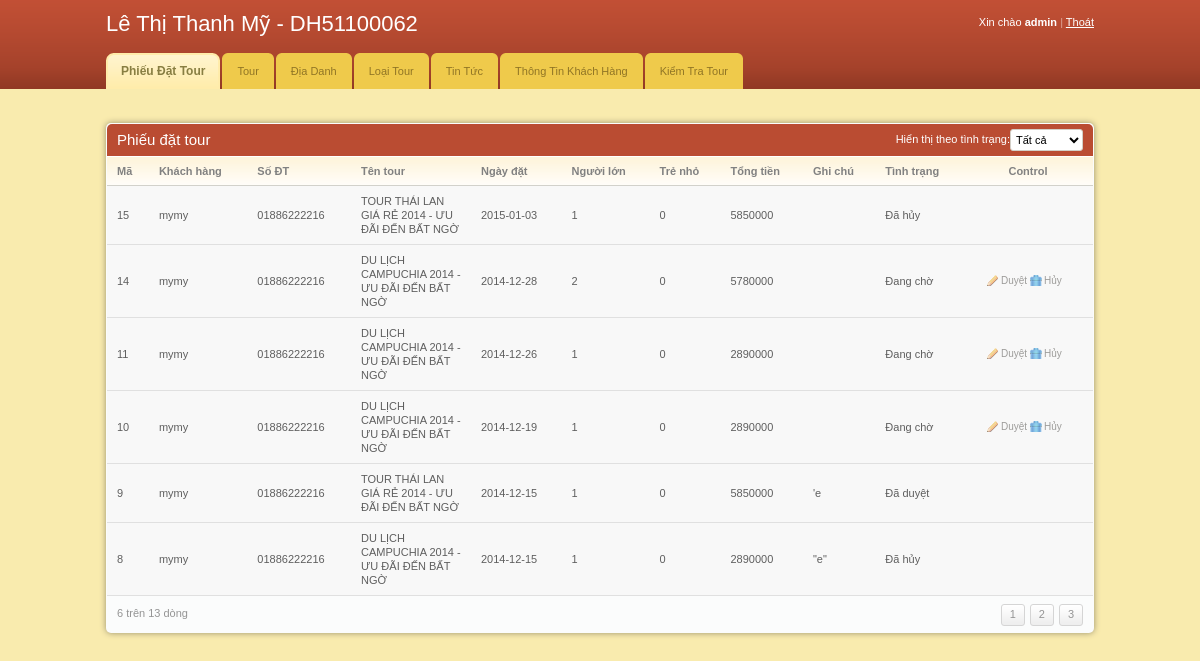
Screenshot of /admin/index.php?mod=phieudattour (signed in) with the database file from the repository.
### tables this page shows
CREATE TABLE IF NOT EXISTS `phieudattour` (
  `Ma_phieu_dat` int(11) NOT NULL AUTO_INCREMENT,
  `Ngay_dat` date NOT NULL,
  `SL_nguoi_lon` int(11) NOT NULL,
  `SL_tre_nho` int(11) DEFAULT NULL,
  `Tong_tien` int(16) NOT NULL,
  `Ghi_chu` text,
  `Tinh_trang` varchar(64) NOT NULL DEFAULT 'Đang chờ',
  `Ten_dang_nhap` varchar(64) NOT NULL,
  `Ma_tour` int(11) NOT NULL,
  PRIMARY KEY (`Ma_phieu_dat`),
  KEY `Ten_dang_nhap` (`Ten_dang_nhap`,`Ma_tour`),
  KEY `Ma_tour` (`Ma_tour`)
);

CREATE TABLE IF NOT EXISTS `khachhang` (
  `Ten_dang_nhap` varchar(64) NOT NULL,
  `Ten_khach_hang` varchar(64) NOT NULL,
  `Mat_khau` varchar(64) NOT NULL,
  `Sdt` varchar(16) NOT NULL,
  `Email` varchar(64) NOT NULL,
  `Dia_chi` varchar(128) NOT NULL,
  `Active` int(11) NOT NULL DEFAULT '1',
  PRIMARY KEY (`Ten_dang_nhap`),
  UNIQUE KEY `Email` (`Email`)
);

CREATE TABLE IF NOT EXISTS `tour` (
  `Ma_tour` int(11) NOT NULL AUTO_INCREMENT,
  `Ten_tour` varchar(128) NOT NULL,
  `Phuong_tien` varchar(64) NOT NULL,
  `Ngay_bat_dau` date NOT NULL,
  `Ngay_ket_thuc` date NOT NULL,
  `Gia` int(16) NOT NULL,
  `Noi_dung` text,
  `Hinh_anh` varchar(256) DEFAULT 'images/default.jpg',
  `Noi_dung2` text,
  `So_cho_toi_da` int(11) NOT NULL DEFAULT '0',
  `AnHien` tinyint(4) NOT NULL DEFAULT '1',
  PRIMARY KEY (`Ma_tour`)
);

### classes/db.class.php (called while the page is built, shortened)
<?php
class db{
private $host = HOST;
private $username = USERNAME;
private $password = PASSWORD;
private $database = DATABASE;
private  $dbh = null;
private  $rowCount =0;
public $numPage=1;
function __construct()
{
	try
	{
		$dns ="mysql:host=" . $this->host."; dbname=". $this->database;
		$this->dbh = new PDO($dns,$this->username, $this->password);
		$this->dbh->query("set names 'utf8' ");
	}
	catch(Exception $e)
	{
		echo $e.getMessage();
		exit;
	}
}
function getNumPage()
	{
		return $this->numPage;
	}
function getRowCount()
	{
		return $this->rowCount;
	}
function query($sql)
	{
		$stm= $this->dbh->query($sql);
		$this->rowCount = $stm->rowCount();
		return $stm->fetchAll(PDO::FETCH_ASSOC);
	}
function setNumPage($sql, $arr = null)
{
		$sth = $this->dbh->prepare($sql);
		$sth->execute();
		$row = $sth->fetchAll(PDO::FETCH_ASSOC);
		$this->numPage= ceil( $row[0]["dem"]/PAGE_SIZE_AD);
		return($row[0]["dem"]);
}
}
?>

### classes/admin.class.php (called while the page is built, shortened)
<?php
class admin extends db
{
	private $usernameAD="";
	private $dadangnhapAD;
	function __construct()
	{
		parent::__construct();
		if(isset($_SESSION["dadangnhapAD"]))
		{	$this->dadangnhapAD= $_SESSION["dadangnhapAD"];
		}
		if(isset($_SESSION["usernameAD"]))
		{
		$this->usernameAD = $_SESSION["usernameAD"];
		}
	}
	function isLogged()
	{
		return $this->dadangnhapAD;
	}
	function getUserName()
	{
		return $this->usernameAD;
	}
	function logOut()
	{
		$action= isset($_REQUEST["ac"])?$_REQUEST["ac"]:"";
	}
}
?>

### admin/module/phieudattour/index.php (called while the page is built, shortened)
<?php
	$path2 = "module/phieudattour/danhmuc.php";
	include $path2;
?>

### admin/mod.php (called while the page is built, shortened)
<?php
$path ="info/trangchu.php";
	$mod = isset($_GET["mod"])?$_GET["mod"]:"";
	if($mod=="phieudattour")
	{
			$path ="module/phieudattour/index.php";
	}
include $path;
?>

### admin/module/phieudattour/danhmuc.php (the view, shortened to what this page needs)
<?php
	$page = isset($_GET["page"])?$_GET["page"]:1;
	$from = ($page-1) * PAGE_SIZE_AD;
	$hienthi=isset($_GET["hienthi"])?$_GET["hienthi"]:"Tất cả";
	if($hienthi=="Đã hủy"||$hienthi=="Đã duyệt"||$hienthi=="Đang chờ")
	{
		$sql='SELECT * FROM phieudattour,khachhang,tour WHERE phieudattour.Ten_dang_nhap=khachhang.Ten_dang_nhap AND phieudattour.Ma_tour=tour.Ma_tour AND Tinh_trang=:Tinh_trang';
		$arr=array("Tinh_trang"=>$hienthi);
		$result =$obj->selectWithBindParam($sql." LIMIT $from, ".PAGE_SIZE_AD,$arr);
		$sql2="SELECT Count(*) as dem FROM phieudattour,khachhang,tour WHERE phieudattour.Ten_dang_nhap=khachhang.Ten_dang_nhap AND phieudattour.Ma_tour=tour.Ma_tour AND Tinh_trang=:Tinh_trang";
	}
	else
	{
		$result =$obj->query("SELECT * FROM phieudattour,khachhang,tour WHERE phieudattour.Ten_dang_nhap=khachhang.Ten_dang_nhap AND phieudattour.Ma_tour=tour.Ma_tour ORDER BY Ma_phieu_dat DESC LIMIT $from,".PAGE_SIZE_AD);
		$sql2="SELECT Count(*) as dem FROM phieudattour,khachhang,tour WHERE phieudattour.Ten_dang_nhap=khachhang.Ten_dang_nhap AND phieudattour.Ma_tour=tour.Ma_tour";
		$arr=null;
	}
	$rowCount= $obj->getRowCount();
	$s="";
	$o=$obj->setNumPage($sql2,$arr);
	$n=$obj->getNumPage();
	if($n>1)
	{
		for($i=1; $i<=$n; $i++)
		{
			$s .="<a href='index.php?mod=phieudattour&hienthi=$hienthi&page=$i'>$i</a>";
		}
	}
?>
<div class="shell">
    <br />
    <div id="main">
        <div id="content">
            <div class="box">
                <div class="box-head">
                    <h2 class="left">Phiếu đặt tour</h2>
                    <div class="right">
                    <form action="" method="get" name="form1">
                    	<label>Hiển thị theo tình trạng:</label>
                    	<select name="hienthi" class="field small-field" onchange="f1()">
                        	<option <?php if($hienthi=="Tất cả") echo 'selected="selected"';?>>Tất cả</option>
                        </select>
                    </form>
                    </div>
                </div>
                <div class="table">
                    <table width="100%" border="0" cellspacing="0" cellpadding="0">
                        <tr>
                        	<th>Mã</th>
                            <th>Khách hàng</th>
                            <th>Số ĐT</th>
                            <th width="100px">Tên tour</th>
                            <th>Ngày đặt</th>
                            <th>Người lớn</th>
                            <th>Trẻ nhỏ</th>
                            <th>Tổng tiền</th>
                            <th>Ghi chú</th>
                            <th>Tình trạng</th>
                            <th width="110" class="ac">Control</th>            </tr>
                        <?php
							foreach($result as $row)
							{
						?>
                        <tr class="odd">
								<td><?php echo $row["Ma_phieu_dat"];?></td>
								<td><?php echo $row["Ten_khach_hang"];?></td>
                                <td><?php echo $row["Sdt"];?></td>
								<td><?php echo $row["Ten_tour"];?></td>
								<td><?php echo $row["Ngay_dat"];?></td>
								<td><?php echo $row["SL_nguoi_lon"];?></td>
								<td><?php echo $row["SL_tre_nho"];?></td>
                                <td><?php echo $row["Tong_tien"];?></td>
                                <td><?php echo $row["Ghi_chu"];?></td>
                                <td><?php echo $row["Tinh_trang"];?></td>
								<td>
                                <?php
                                if($row["Tinh_trang"]=="Đang chờ")
                               	{
								?>
									<a href="index.php?mod=phieudattour&ac=duyet&Ma_phieu_dat=<?php echo $row["Ma_phieu_dat"];?>" class="ico edit">Duyệt </a><a href="index.php?mod=phieudattour&ac=huy&Ma_phieu_dat=<?php echo $row["Ma_phieu_dat"];?>" class="ico del">Hủy</a>
                                <?php
								}
								else
									echo "";
								?>
                                </td>
                        </tr>
                        <?php
							}
						?>
                    </table>
                    <div class="pagging">
                    	<div class="left"><?php echo $rowCount." trên ".$o." dòng"; ?></div>
                        <div class="right">
                            <?php echo $s;?>
                        </div>
                    </div>
                </div>
            </div>
        </div>
    </div>
</div>

### admin/index.php (shortened to what this page needs)
<?php
$obj = new db();
$admin = new admin();
$u = isset($_POST["txtUserAD"])?$_POST["txtUserAD"]:"";
$p = isset($_POST["txtPassAD"])?MD5($_POST["txtPassAD"]):"";
$admin->checkLogDB($u, $p);
if ($admin->isLogged())
{
	include ROOT."/admin/index1.php";
}
else
{
	include ROOT."/admin/index0.php";
}
?>

### admin/index1.php (shortened to what this page needs)
<!DOCTYPE html PUBLIC "-//W3C//DTD XHTML 1.0 Transitional//EN" "http://www.w3.org/TR/xhtml1/DTD/xhtml1-transitional.dtd">
<html xmlns="http://www.w3.org/1999/xhtml">
<head>
	<link rel="stylesheet" href="css/style.css" type="text/css" media="all" />
    <link rel="stylesheet" href="<?php echo BASE_URL; ?>css/jquery-ui.css">
</head>
<body>
<div id="header">
	<div class="shell">
		<div id="top">
			<h1>Lê Thị Thanh Mỹ - DH51100062</h1>
			<div id="top-navigation">
				Xin chào <strong><?php echo $admin->getUserName();?></strong>
				<span>|</span>
				<a href="<?php echo BASE_URL; ?>admin/index.php?ac=logoutAD">Thoát</a>
			</div>
		</div>
		<div id="navigation">
			<ul>
			    <li><a href="index.php?mod=phieudattour" <?php if(isset($_GET["mod"])&&$_GET["mod"]=="phieudattour") echo 'class="active"';?>><span>Phiếu Đặt Tour</span></a></li>
			    <li><a href="index.php?mod=tour" <?php if(isset($_GET["mod"])&&$_GET["mod"]=="tour") echo 'class="active"';?>><span>Tour</span></a></li>
			    <li><a href="index.php?mod=diadanh" <?php if(isset($_GET["mod"])&&$_GET["mod"]=="diadanh") echo 'class="active"';?>><span>Địa Danh</span></a></li>
			    <li><a href="index.php?mod=loai" <?php if(isset($_GET["mod"])&&$_GET["mod"]=="loai") echo 'class="active"';?>><span>Loại Tour</span></a></li>
			    <li><a href="index.php?mod=tintuc" <?php if(isset($_GET["mod"])&&$_GET["mod"]=="tintuc") echo 'class="active"';?>><span>Tin Tức</span></a></li>
			    <li><a href="index.php?mod=khachhang" <?php if(isset($_GET["mod"])&&$_GET["mod"]=="khachhang") echo 'class="active"';?>><span>Thông Tin Khách Hàng</span></a></li>
                <li><a href="index.php?mod=kttour" <?php if(isset($_GET["mod"])&&$_GET["mod"]=="kttour") echo 'class="active"';?>><span>Kiểm Tra Tour</span></a></li>
			</ul>
		</div>
	</div>
</div>
<div id="container">
		<?php
            include ROOT."/admin/mod.php";
        ?>
</div>
</body>
</html>

### admin/css/style.css (style rules this page uses)
* { padding:0; margin:0; outline:0; }
body { background:#f9ebae; font-family: Verdana, sans-serif; font-size:11px; line-height:14px; color:#5e5e5e; }
input, textarea, select { font-family: Verdana, sans-serif; font-size:13px; }
.field { border:solid 1px #d3cfc7; background:#fff; padding:5px; }
.small-field { border:solid 1px #d3cfc7; background:#fff; padding:3px 1px; font-size:11px; }
a { color:#ba4c32; text-decoration: underline; cursor:pointer; }
.left, .alignleft { float:left; display:inline; }
.right, .alignright { float:right; display:inline; }
.ac { text-align: center !important; }
h1 { font-size:22px; line-height:24px; color:#fff; font-weight: normal; }
h2 { font-size:15px; font-weight: normal; }
.shell { width:988px; margin:0 auto; }
#header { height:89px; background:url(images/header.gif); white-space:nowrap; }
#header h1 { float:left; display:inline; padding-top:12px; }
#top-navigation { float:right; white-space:nowrap; color:#fff; padding-top:15px; }
#top-navigation a { color:#fff; }
#top-navigation span { color:#dca598; }
#top { height:53px; }
#navigation { height:36px; }
#navigation ul { list-style-type: none; }
#navigation ul li { float:left; display:inline; margin-right:2px; }
#navigation ul li a, #navigation ul li a span { float:left; height:36px; background:url(images/tab.gif) no-repeat 0 0; padding:0 0 0 15px; }
#navigation ul li a span { background-position:right 0; padding:0 15px 0 0; }
#navigation ul li a { line-height:36px; color:#907525; text-decoration: none; }
#navigation ul li a.active, #navigation ul li a:hover { background-position:0 bottom; }
#navigation ul li a.active span, #navigation ul li a:hover span { background-position:right bottom; }
#navigation ul li a.active { font-size:12px; font-weight: bold; color:#887e42; }
#container { padding:20px 0; }
#content { float:left; width:100%; }
.table th { background:#fffdfa url(images/th.gif) repeat-x 0 0; color:#818181; text-align: left; padding:7px 10px; border-bottom:solid 1px #d2d1cb; }
.table td { background:#fbfcfc; border-bottom:solid 1px #e0e0e0; padding:8px 10px; }
.table tr.odd td { background:#f8f8f8; }
.box { background:#fbfcfc; height:100%; padding:1px; margin-bottom:20px; }
.box-head { background:#ba4c32; height:32px; color:#fff; padding: 0 10px; line-height:32px; white-space:nowrap; border-bottom:solid 1px #fff; }
.box-head .right { padding-top:5px; line-height:13px; }
.box-head .right label, .box-head .right input { float:left; }
.box-head .right label { padding:4px 0 0 0; }
.pagging { height:20px; padding:8px 10px; line-height:19px; color:#949494; }
.pagging a { background:url(images/pagging.gif) repeat-x 0 0; height:20px; float:left; padding:0 8px; border:solid 1px #d5d5d5; text-decoration: none; color:#949494; margin-left:5px; }
a.ico { color:#9d9c9a; font-size:10px; text-decoration: none; padding:0 0 0 14px; background-repeat:no-repeat; background-position:0 0; }
a.del { background-image:url(images/del.gif) }
a.edit { background-image:url(images/edit.gif); margin-left:14px; }
.box { -moz-border-radius:5px; -webkit-border-radius:5px; -moz-box-shadow: 0 0 6px #978f6c; -webkit-box-shadow: 0 0 6px #978f6c; }
.box-head { -moz-border-radius-topleft:5px; -moz-border-radius-topright:5px; -webkit-border-top-left-radius:5px; -webkit-border-top-right-radius:5px; }
.field, .button { -moz-border-radius:4px; -webkit-border-radius:4px; }
.small-field, .button, .pagging a { -moz-border-radius:3px; -webkit-border-radius:3px; }

### rows the page displays
phieudattour: Ma_phieu_dat "15", Ten_dang_nhap.Ten_khach_hang "mymy", Ten_dang_nhap.Sdt "01886222216", Ma_tour.Ten_tour "TOUR THÁI LAN GIÁ RẺ 2014 - ƯU ĐÃI ĐẾN BẤT NGỜ", Ngay_dat "2015-01-03", SL_nguoi_lon "1", SL_tre_nho "0", Tong_tien "5850000", Tinh_trang "Đã hủy"
phieudattour: Ma_phieu_dat "14", Ten_dang_nhap.Ten_khach_hang "mymy", Ten_dang_nhap.Sdt "01886222216", Ma_tour.Ten_tour "DU LỊCH CAMPUCHIA 2014 - ƯU ĐÃI ĐẾN BẤT NGỜ", Ngay_dat "2014-12-28", SL_nguoi_lon "2", SL_tre_nho "0", Tong_tien "5780000", Tinh_trang "Đang chờ"
phieudattour: Ma_phieu_dat "11", Ten_dang_nhap.Ten_khach_hang "mymy", Ten_dang_nhap.Sdt "01886222216", Ma_tour.Ten_tour "DU LỊCH CAMPUCHIA 2014 - ƯU ĐÃI ĐẾN BẤT NGỜ", Ngay_dat "2014-12-26", SL_nguoi_lon "1", SL_tre_nho "0", Tong_tien "2890000", Tinh_trang "Đang chờ"
phieudattour: Ma_phieu_dat "10", Ten_dang_nhap.Ten_khach_hang "mymy", Ten_dang_nhap.Sdt "01886222216", Ma_tour.Ten_tour "DU LỊCH CAMPUCHIA 2014 - ƯU ĐÃI ĐẾN BẤT NGỜ", Ngay_dat "2014-12-19", SL_nguoi_lon "1", SL_tre_nho "0", Tong_tien "2890000", Tinh_trang "Đang chờ"
phieudattour: Ma_phieu_dat "9", Ten_dang_nhap.Ten_khach_hang "mymy", Ten_dang_nhap.Sdt "01886222216", Ma_tour.Ten_tour "TOUR THÁI LAN GIÁ RẺ 2014 - ƯU ĐÃI ĐẾN BẤT NGỜ", Ngay_dat "2014-12-15", SL_nguoi_lon "1", SL_tre_nho "0", Tong_tien "5850000", Ghi_chu "'e", Tinh_trang "Đã duyệt"
phieudattour: Ma_phieu_dat "8", Ten_dang_nhap.Ten_khach_hang "mymy", Ten_dang_nhap.Sdt "01886222216", Ma_tour.Ten_tour "DU LỊCH CAMPUCHIA 2014 - ƯU ĐÃI ĐẾN BẤT NGỜ", Ngay_dat "2014-12-15", SL_nguoi_lon "1", SL_tre_nho "0", Tong_tien "2890000", Ghi_chu "\"e\"", Tinh_trang "Đã hủy"

### other values shown
$admin->getUserName() "admin"
$rowCount "6"
$o "13"
